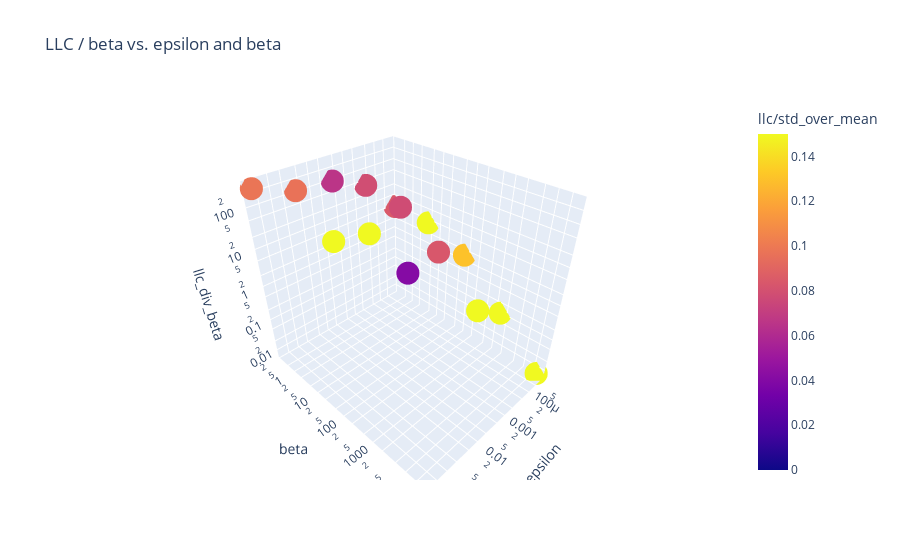

The notebook cell this image was saved under:
### Code cell
analyzer.plot(div_out_beta=True)

### Figure 1 — Plotly figure (JSON) as saved in the notebook; plotly's stock layout.template omitted (floating-point values rounded to 4 significant figures)
{"data": [{"hovertemplate": "epsilon=%{x}<br>beta=%{y}<br>llc_div_beta=%{z}<br>llc/std_over_mean=%{marker.color}<extra></extra>", "legendgroup": "", "marker": {"color": [0.08411, 0.1863, 0.1301, 0.2335, 0.3837, 0.07865, 0.07757, 0.08349, 0.3772, 0.0657, 0.1603, 0.04081, 0.09645, 0.2345, 0.09796], "coloraxis": "coloraxis", "symbol": "circle"}, "mode": "markers", "name": "", "scene": "scene", "showlegend": false, "type": "scatter3d", "x": [3e-05, 3e-05, 3e-05, 3e-05, 3e-05, 0.0003, 0.0003, 0.0003, 0.0003, 0.003, 0.003, 0.003, 0.03, 0.03, 0.3], "y": [0.2638, 4.691, 83.42, 1483.0, 26380.0, 0.2638, 4.691, 83.42, 1483.0, 0.2638, 4.691, 83.42, 0.2638, 4.691, 0.2638], "z": [5.395, 4.814, 1.712, 0.1224, 0.007627, 43.32, 28.33, 5.489, 0.5145, 108.3, 13.23, 4.175, 124.6, 20.61, 275.2]}], "layout": {"coloraxis": {"cmax": 0.15, "cmin": 0, "colorbar": {"title": {"text": "llc/std_over_mean"}}, "colorscale": [[0, "#0d0887"], [0.1111, "#46039f"], [0.2222, "#7201a8"], [0.3333, "#9c179e"], [0.4444, "#bd3786"], [0.5556, "#d8576b"], [0.6667, "#ed7953"], [0.7778, "#fb9f3a"], [0.8889, "#fdca26"], [1, "#f0f921"]]}, "legend": {"tracegroupgap": 0}, "scene": {"domain": {"x": [0, 1], "y": [0, 1]}, "xaxis": {"title": {"text": "epsilon"}, "type": "log"}, "yaxis": {"title": {"text": "beta"}, "type": "log"}, "zaxis": {"title": {"text": "llc_div_beta"}, "type": "log"}}, "title": {"text": "LLC / beta vs. epsilon and beta"}}}
